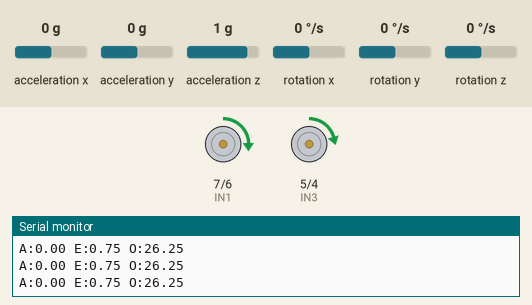
This sketch was run on a simulated Arduino Uno, built with avr-gcc and run on an emulated ATmega328P. Parts: motor-driver pin pairs drawn as motors (green arrow = first pin HIGH = forward, orange = second pin HIGH = backward, longer = more drive, scaled by the enable pin), the last lines printed to the serial monitor. The inputs (shaded band) are chosen by the test bench; at power-on: acceleration y 0 g, acceleration z 1 g, acceleration x 0 g, rotation x 0 °/s, rotation y 0 °/s, rotation z 0 °/s.

Above: at 3.2 s.
3.3 s: acceleration y set to -1.4 g
At 3.6 s:
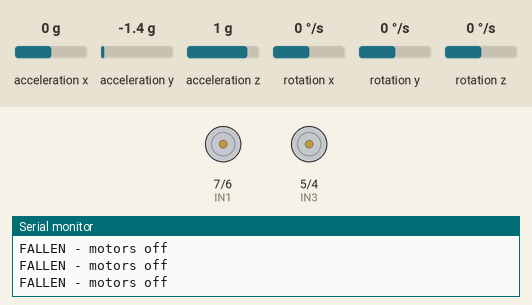
5.2 s: acceleration y set to -0.7 g
8.2 s: acceleration y set to -0.4 g
At 9.4 s:
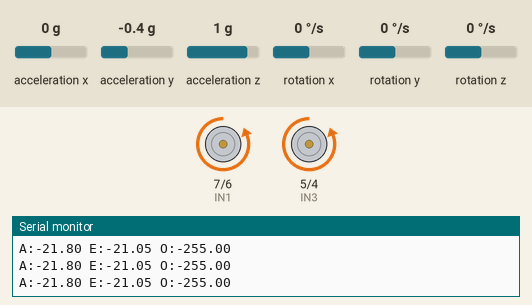
9.7 s: acceleration z set to 0.8 g
12.7 s: acceleration z set to 0.5 g
At 13.5 s:
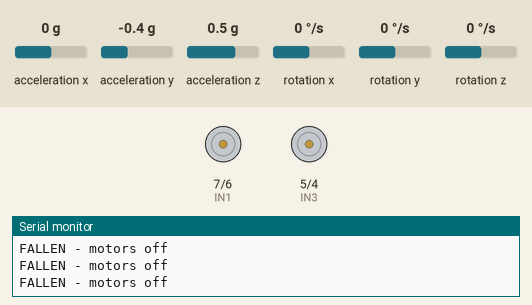
Timing chart, 0 to 15.2 s (numbered marks = the images above; inputs shaded):
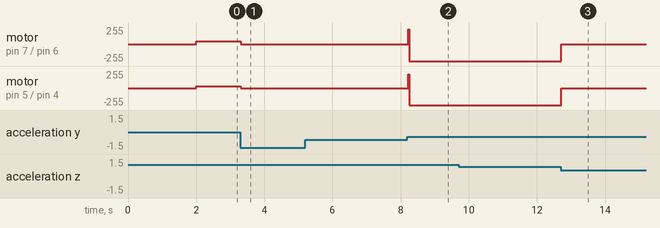

Measured:
- the behaviour switches between -0.6 and -0.5 g on acceleration y (found by bisection; images 1 and 2)
- the behaviour switches between 0.7 and 0.6 g on acceleration z (found by bisection; images 2 and 3)
- after the input at 3.3 s, motor on pin 7 (IN1) / pin 6 (IN2): forward 41/255 → stopped at once; motor on pin 5 (IN3) / pin 4 (IN4): forward 26/255 → stopped at once
- after the input at 8.2 s, motor on pin 7 (IN1) / pin 6 (IN2), motor on pin 5 (IN3) / pin 4 (IN4): stopped → backward 255/255 at once
- after the input at 12.7 s, motor on pin 7 (IN1) / pin 6 (IN2), motor on pin 5 (IN3) / pin 4 (IN4): backward 255/255 → stopped at once

The sketch:

self_balancing_pid_prototype.ino
```cpp
#include <Wire.h>
#include <MPU6050.h>
#include <math.h>

MPU6050 mpu;

// ===== PID PARAMETERS =====
float Kp = 35.0;
float Ki = 0.0;
float Kd = 1.5;
float setpoint = -0.75;

// ===== MOTOR PINS =====
#define IN1 7
#define IN2 6
#define IN3 5
#define IN4 4
#define ENA 9
#define ENB 10

// ===== MOTOR TRIM =====
#define LEFT_TRIM  15
#define RIGHT_TRIM 0

float integral = 0;
float lastError = 0;
unsigned long lastTime = 0;

void setup() {
  Serial.begin(9600);

  Wire.begin();
  mpu.initialize();

  pinMode(IN1, OUTPUT);
  pinMode(IN2, OUTPUT);
  pinMode(IN3, OUTPUT);
  pinMode(IN4, OUTPUT);
  pinMode(ENA, OUTPUT);
  pinMode(ENB, OUTPUT);

  stopMotors();

  Serial.println("Balancing start...");
  delay(2000);
}

void loop() {
  unsigned long now = millis();
  float dt = (now - lastTime) / 1000.0;

  // Run control loop at approximately 100 Hz
  if (dt < 0.01) {
    return;
  }

  lastTime = now;

  // ===== READ MPU6050 =====
  int16_t ax, ay, az;
  int16_t gx, gy, gz;

  mpu.getMotion6(&ax, &ay, &az, &gx, &gy, &gz);

  // Estimate tilt angle from accelerometer
  float angle = atan2((float)ay, (float)az) * 180.0 / PI;

  // ===== PID CONTROL =====
  float error = angle - setpoint;

  integral += error * dt;
  integral = constrain(integral, -50, 50);  // Anti-windup

  float derivative = (error - lastError) / dt;
  lastError = error;

  float output =
      (Kp * error) +
      (Ki * integral) +
      (Kd * derivative);

  output = constrain(output, -255, 255);

  // ===== SAFETY CUTOFF =====
  if (abs(error) > 30) {
    stopMotors();
    integral = 0;

    Serial.println("FALLEN - motors off");
    return;
  }

  // ===== MOTOR CONTROL =====
  driveMotors(output);

  // Serial monitoring for tuning
  Serial.print("A:");
  Serial.print(angle);

  Serial.print(" E:");
  Serial.print(error);

  Serial.print(" O:");
  Serial.println(output);
}

void driveMotors(float output) {

  int speed = abs(output);

  int leftSpeed =
      constrain(speed + LEFT_TRIM, 0, 255);

  int rightSpeed =
      constrain(speed + RIGHT_TRIM, 0, 255);

  if (output > 0) {

    // Forward
    digitalWrite(IN1, HIGH);
    digitalWrite(IN2, LOW);

    digitalWrite(IN3, HIGH);
    digitalWrite(IN4, LOW);

  } else {

    // Backward
    digitalWrite(IN1, LOW);
    digitalWrite(IN2, HIGH);

    digitalWrite(IN3, LOW);
    digitalWrite(IN4, HIGH);
  }

  analogWrite(ENA, leftSpeed);
  analogWrite(ENB, rightSpeed);
}

void stopMotors() {

  digitalWrite(IN1, LOW);
  digitalWrite(IN2, LOW);

  digitalWrite(IN3, LOW);
  digitalWrite(IN4, LOW);

  analogWrite(ENA, 0);
  analogWrite(ENB, 0);
}
```
